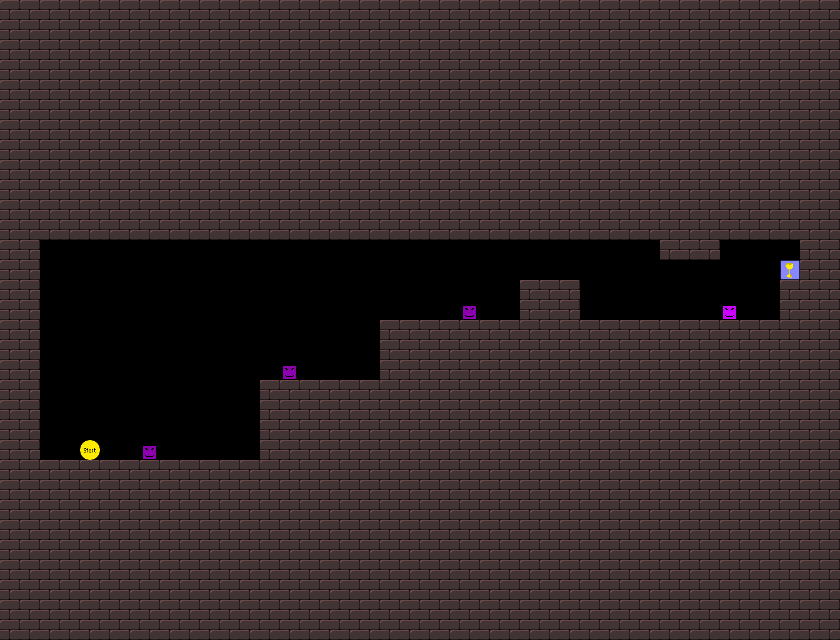

A level layout from a 2D game, rendered from its tile map. Below: a short description, then the map file with its tile-grid data intact:
An orthogonal 42x32 tile map with 20x20 px tiles, 1 tile layer (bg).

<map version="1.0" orientation="orthogonal" width="42" height="32" tilewidth="20" tileheight="20">
 <tileset firstgid="1" name="tiles1_neu_kleiner" tilewidth="20" tileheight="20">
  <image source="tiles1_neu_kleiner.png" width="120" height="240" />
 </tileset>
 <layer name="bg" width="42" height="32">
  <data encoding="csv">
8,8,8,8,8,8,8,8,8,8,8,8,8,8,8,8,8,8,8,8,8,8,8,8,8,8,8,8,8,8,8,8,8,8,8,8,8,8,8,8,8,8,
8,8,8,8,8,8,8,8,8,8,8,8,8,8,8,8,8,8,8,8,8,8,8,8,8,8,8,8,8,8,8,8,8,8,8,8,8,8,8,8,8,8,
8,8,8,8,8,8,8,8,8,8,8,8,8,8,8,8,8,8,8,8,8,8,8,8,8,8,8,8,8,8,8,8,8,8,8,8,8,8,8,8,8,8,
8,8,8,8,8,8,8,8,8,8,8,8,8,8,8,8,8,8,8,8,8,8,8,8,8,8,8,8,8,8,8,8,8,8,8,8,8,8,8,8,8,8,
8,8,8,8,8,8,8,8,8,8,8,8,8,8,8,8,8,8,8,8,8,8,8,8,8,8,8,8,8,8,8,8,8,8,8,8,8,8,8,8,8,8,
8,8,8,8,8,8,8,8,8,8,8,8,8,8,8,8,8,8,8,8,8,8,8,8,8,8,8,8,8,8,8,8,8,8,8,8,8,8,8,8,8,8,
8,8,8,8,8,8,8,8,8,8,8,8,8,8,8,8,8,8,8,8,8,8,8,8,8,8,8,8,8,8,8,8,8,8,8,8,8,8,8,8,8,8,
8,8,8,8,8,8,8,8,8,8,8,8,8,8,8,8,8,8,8,8,8,8,8,8,8,8,8,8,8,8,8,8,8,8,8,8,8,8,8,8,8,8,
8,8,8,8,8,8,8,8,8,8,8,8,8,8,8,8,8,8,8,8,8,8,8,8,8,8,8,8,8,8,8,8,8,8,8,8,8,8,8,8,8,8,
8,8,8,8,8,8,8,8,8,8,8,8,8,8,8,8,8,8,8,8,8,8,8,8,8,8,8,8,8,8,8,8,8,8,8,8,8,8,8,8,8,8,
8,8,8,8,8,8,8,8,8,8,8,8,8,8,8,8,8,8,8,8,8,8,8,8,8,8,8,8,8,8,8,8,8,8,8,8,8,8,8,8,8,8,
8,8,8,8,8,8,8,8,8,8,8,8,8,8,8,8,8,8,8,8,8,8,8,8,8,8,8,8,8,8,8,8,8,8,8,8,8,8,8,8,8,8,
8,8,0,0,0,0,0,0,0,0,0,0,0,0,0,0,0,0,0,0,0,0,0,0,0,0,0,0,0,0,0,0,0,8,8,8,0,0,0,0,8,8,
8,8,0,0,0,0,0,0,0,0,0,0,0,0,0,0,0,0,0,0,0,0,0,0,0,0,0,0,0,0,0,0,0,0,0,0,0,0,0,48,8,8,
8,8,0,0,0,0,0,0,0,0,0,0,0,0,0,0,0,0,0,0,0,0,0,0,0,0,8,8,8,0,0,0,0,0,0,0,0,0,0,8,8,8,
8,8,0,0,0,0,0,0,0,0,0,0,0,0,0,0,0,0,0,0,0,0,0,51,0,0,8,8,8,0,0,0,0,0,0,0,50,0,0,8,8,8,
8,8,0,0,0,0,0,0,0,0,0,0,0,0,0,0,0,0,0,8,8,8,8,8,8,8,8,8,8,8,8,8,8,8,8,8,8,8,8,8,8,8,
8,8,0,0,0,0,0,0,0,0,0,0,0,0,0,0,0,0,0,8,8,8,8,8,8,8,8,8,8,8,8,8,8,8,8,8,8,8,8,8,8,8,
8,8,0,0,0,0,0,0,0,0,0,0,0,0,51,0,0,0,0,8,8,8,8,8,8,8,8,8,8,8,8,8,8,8,8,8,8,8,8,8,8,8,
8,8,0,0,0,0,0,0,0,0,0,0,0,8,8,8,8,8,8,8,8,8,8,8,8,8,8,8,8,8,8,8,8,8,8,8,8,8,8,8,8,8,
8,8,0,0,0,0,0,0,0,0,0,0,0,8,8,8,8,8,8,8,8,8,8,8,8,8,8,8,8,8,8,8,8,8,8,8,8,8,8,8,8,8,
8,8,0,0,0,0,0,0,0,0,0,0,0,8,8,8,8,8,8,8,8,8,8,8,8,8,8,8,8,8,8,8,8,8,8,8,8,8,8,8,8,8,
8,8,0,0,47,0,0,51,0,0,0,0,0,8,8,8,8,8,8,8,8,8,8,8,8,8,8,8,8,8,8,8,8,8,8,8,8,8,8,8,8,8,
8,8,8,8,8,8,8,8,8,8,8,8,8,8,8,8,8,8,8,8,8,8,8,8,8,8,8,8,8,8,8,8,8,8,8,8,8,8,8,8,8,8,
8,8,8,8,8,8,8,8,8,8,8,8,8,8,8,8,8,8,8,8,8,8,8,8,8,8,8,8,8,8,8,8,8,8,8,8,8,8,8,8,8,8,
8,8,8,8,8,8,8,8,8,8,8,8,8,8,8,8,8,8,8,8,8,8,8,8,8,8,8,8,8,8,8,8,8,8,8,8,8,8,8,8,8,8,
8,8,8,8,8,8,8,8,8,8,8,8,8,8,8,8,8,8,8,8,8,8,8,8,8,8,8,8,8,8,8,8,8,8,8,8,8,8,8,8,8,8,
8,8,8,8,8,8,8,8,8,8,8,8,8,8,8,8,8,8,8,8,8,8,8,8,8,8,8,8,8,8,8,8,8,8,8,8,8,8,8,8,8,8,
8,8,8,8,8,8,8,8,8,8,8,8,8,8,8,8,8,8,8,8,8,8,8,8,8,8,8,8,8,8,8,8,8,8,8,8,8,8,8,8,8,8,
8,8,8,8,8,8,8,8,8,8,8,8,8,8,8,8,8,8,8,8,8,8,8,8,8,8,8,8,8,8,8,8,8,8,8,8,8,8,8,8,8,8,
8,8,8,8,8,8,8,8,8,8,8,8,8,8,8,8,8,8,8,8,8,8,8,8,8,8,8,8,8,8,8,8,8,8,8,8,8,8,8,8,8,8,
8,8,8,8,8,8,8,8,8,8,8,8,8,8,8,8,8,8,8,8,8,8,8,8,8,8,8,8,8,8,8,8,8,8,8,8,8,8,8,8,8,8
</data>
 </layer>
</map>
